Frame 1 (no input): blank canvas, image omitted
Frame 60 (the mouse pressed at the canvas centre just before this capture): blank canvas, image omitted
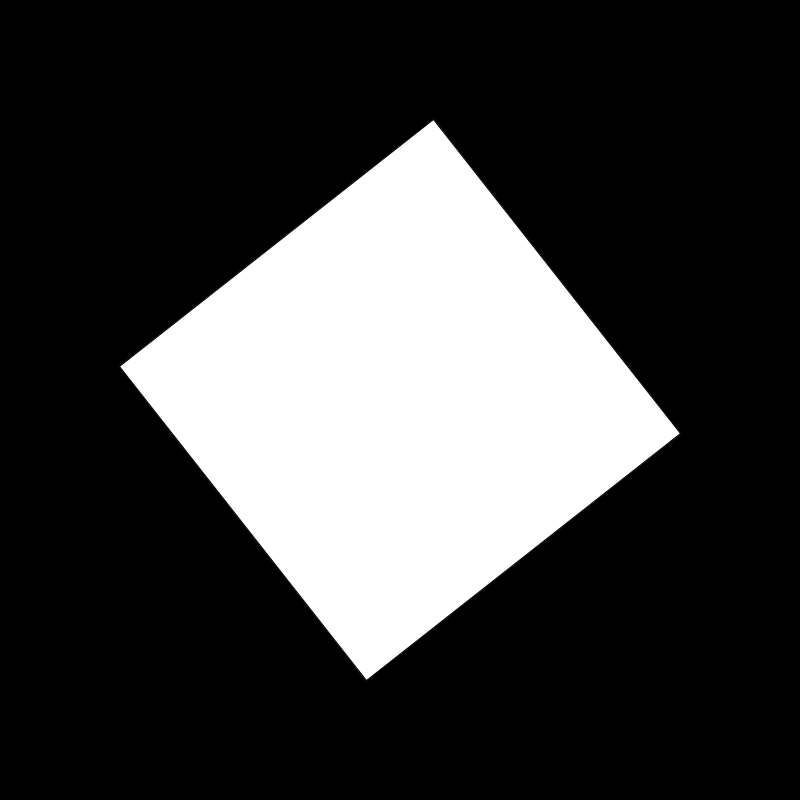
Frame 120 (the mouse held since frame 60 and released just before this capture)

The Processing sketch whose frames 1 and 60 were blank and that drew this single picture after the mouse press (run headless with seeded random() and noise(); from frame 60 on, the mouse is pressed at the canvas centre):

// Processing sketch: LSI_054_quadRotation
// ── LSI_054_quadRotation.pde
float angle = 0.0; // var to change rotation

void setup() {
  size(800, 800);
  rectMode(CENTER);
  background(0);
}

void draw() {
  
  background(0);
  translate(width/2, height/2);
  rotate(angle);
  
 rect(0, 0, mouseX, mouseX);
  angle += 0.1;
}
